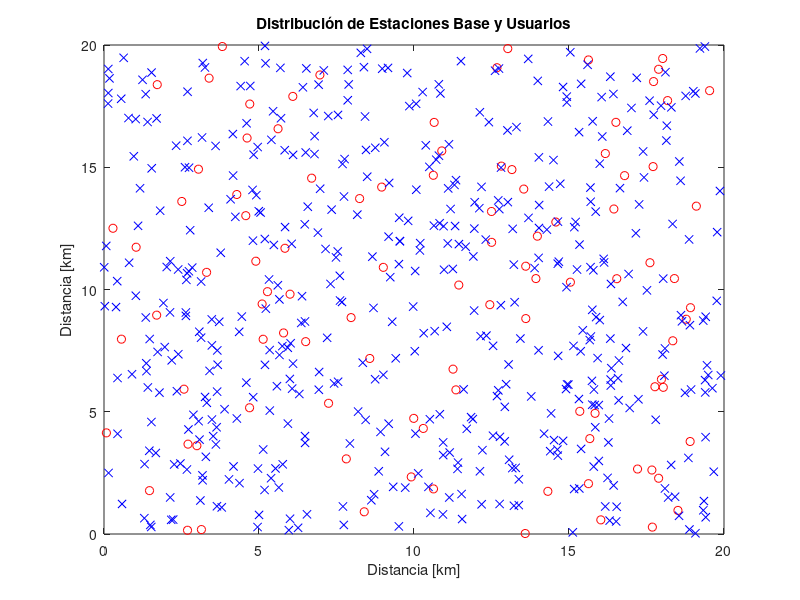

MATLAB code to generate this figure: (Note: this script raises an error after producing the figure.)
clear 
close all

%%%%% INICIA VALORES
load ("Practica_Sist_Tec_Teleco_2324.mat")
N_BTS = 25;
num_individuos_iniciales = 80;
Tamanyo_matriz_coral = 100;
%%%%%%%%%%
figure(1)
plot(bt(:,1),bt(:,2), 'o', 'Color','red')
hold on
plot(xp(:,1),xp(:,2), 'x', 'Color','blue')
%viscircles(bt,1.5)
xlabel('Distancia [km]')
ylabel('Distancia [km]')
title('Distribución de Estaciones Base y Usuarios')

Radius = 1.75;

Matriz_coral = nan * ones(Tamanyo_matriz_coral,100);

Personas = obtain_personas(bt,xp,Radius);

poblacion_inicial = init_poblacion(num_individuos_iniciales,bt,N_BTS);


posiciones = randperm(100,num_individuos_iniciales);

for i = 1:num_individuos_iniciales

    Matriz_coral(posiciones(i),:) = poblacion_inicial(i,:);
end
hijos = cruce(100,Matriz_coral,N_BTS);
N_personas = obtain_alcance(Matrix(1,:),Personas,0);
N_personas_unicas = obtain_alcance(Matrix(1,:),Personas,1);
N_personas
N_personas_unicas


%% Calculamos C1 %%



%% Calculamos C2 %%

%g(x) = Alpha Gentecubre(x) + Betta 1/Costetotal(x) 


function [hijos] = cruce(num_hijos, Matrix,num_BTS_Total)
    hijos = zeros(num_hijos,100);
    padres = find(~isnan(Matrix(:,1)));
    num_padres = length(padres);
    for i = 1:num_hijos
        progenitores_indexes = randperm(num_padres,2);
        dos_padres = Matrix(padres(progenitores_indexes),:);
        corte = randperm(99,1);
        hijo = [dos_padres(1,1:corte) dos_padres(2,corte+1:end)];
        num_BTS = sum(hijo);
        diferencia = num_BTS_Total-num_BTS;
        if diferencia > 0
            potenciales = find(hijo == 0);
            nuevas_idx = randperm(length(potenciales),diferencia);
            hijo(potenciales(nuevas_idx)) = 1;
        elseif diferencia < 0
            potenciales = find(hijo == 1);
            viejas_idx = randperm(length(potenciales),abs(diferencia));
            hijo(potenciales(viejas_idx)) = 0;
        end
        hijos(i,:)= hijo;
        %Ya hemos corregido los hijos, falta mutarlos
    end
end
function [Cost] = obtain_cost(muestra,costes)
    Cost = muestra*costes;
end

function [N_personas] = obtain_alcance(muestra,personas,modo)
%En el modo 0 una persona cuenta como 2 si le cubren 2 antenas
%En el modo 1 una persona cuenta como 1 si le cubren 2 antenas
pos=find(muestra==1);
    if modo == 0
        fila = personas(pos,:);
        N_personas = sum(sum(~isnan(fila)));
    else
        recorridos = [];
        for i = 1:length(pos)
            idx_nan = find(isnan(personas(pos(i),:)));
            temp_recorridos = personas(pos(i),1:(idx_nan(1)-1));
            recorridos = unique([recorridos temp_recorridos]);
        end
        N_personas = length(recorridos);

    end
end

function [Matrix] = init_poblacion(num_vectores,bt,N_BTS)
    Matrix = zeros(num_vectores,height(bt));
    
    for i = 1:num_vectores
        temp = zeros(1,height(bt));
        flag = 1;
        while flag == 1
            flag = 0;
            idx_rand = randperm(height(bt),N_BTS);
    
            temp(idx_rand) = 1;
            for j = 1:i
                if(all(temp == Matrix(j,:)))
                    flag = 1;
                end
    
            end
        end
        Matrix(i,:) = temp;
    end

end


function [Personas] = obtain_personas(bt,xp,Radius)
    Personas = nan * ones(100,24);
    for i = 1:length(bt(:,1))
        contador = 1;
        for j = 1:length(xp(:,1))
            %Si el usuario está cubierto, es el usuario j
            distance = sqrt((bt(i,1)-xp(j,1)).^2+(bt(i,2)-xp(j,2)).^2);
            if (distance<=Radius)
                Personas(i,contador) = j;
                contador = contador+1;
            end
        end
    end
end